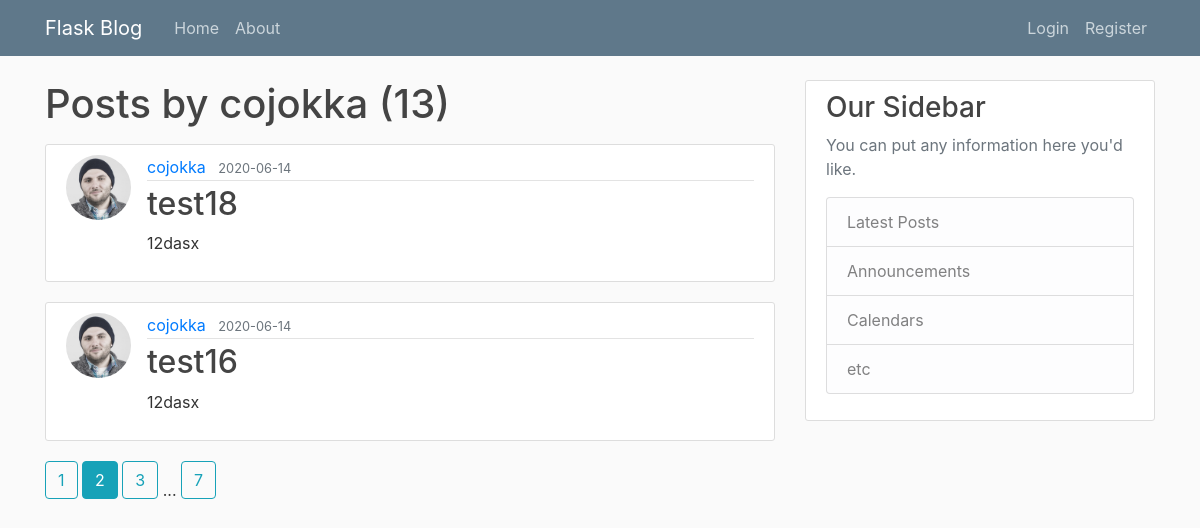
The app's page /user/cojokka?page=2 with its own data.
### flaskBlog/models.py (models this page shows, shortened)
class User(db.Model, UserMixin):
  id = db.Column(db.Integer, primary_key=True)
  username = db.Column(db.String(20), unique=True, nullable=False)
  email = db.Column(db.String(120), unique=True, nullable=False)
  image_file = db.Column(db.String(20), nullable=False, default='default.jpg')
  password = db.Column(db.String(60), nullable=False)
  posts = db.relationship('Post', backref='author', lazy=True)

class Post(db.Model):
  id = db.Column(db.Integer, primary_key=True)
  title = db.Column(db.String(100), nullable=False)
  date_posted = db.Column(db.DateTime, nullable=False, default=datetime.utcnow)
  content = db.Column(db.Text, nullable=False)
  user_id = db.Column(db.Integer, db.ForeignKey('user.id'), nullable=False)

### flaskBlog/routes.py (the view)
@app.route('/user/<string:username>')
def user_post(username):
  page = request.args.get('page', 1, type=int)
  user = User.query.filter_by(username=username).first_or_404()
  posts = Post.query.filter_by(author=user)\
    .order_by(Post.date_posted.desc())\
      .paginate(page=page, per_page=2)
  return render_template('user_post.html', posts=posts, user=user)

### flaskBlog/templates/user_post.html
{%extends 'layout.html'%}
  {% block content %}
  <h1 class="mb-3"> Posts by {{ user.username }} ({{ posts.total }})</h1>
  {% for post in posts.items %}
    <article class="media content-section">
      <img class="rounded-circle article-img" src="{{ url_for('static', filename='profile_pics/' + post.author.image_file) }}">
      <div class="media-body">
        <div class="article-metadata">
          <a class="mr-2" href="{{ url_for('user_post', username=post.author.username) }}">{{ post.author.username }}</a>
          <small class="text-muted">{{ post.date_posted.strftime('%Y-%m-%d') }}</small>
        </div>
        <h2><a class="article-title" href="{{ url_for('post', post_id=post.id)}}">{{ post.title }}</a></h2>
        <p class="article-content">{{ post.content }}</p>
      </div>
    </article>
  {% endfor %}
  {% for page_num in posts.iter_pages(left_edge=1, right_edge=1, left_current=1, right_current=2) %}
    {% if page_num %}
      {% if posts.page == page_num %}
        <a class="btn btn-info mb-4" href="{{ url_for('user_post', page=page_num, username=user.username) }}"> {{ page_num }}</a>
      {% else %}
        <a class="btn btn-outline-info mb-4" href="{{ url_for('user_post', page=page_num, username=user.username) }}"> {{ page_num }}</a>
      {% endif %}
    {% else %}
      ...
    {% endif %}
  {% endfor %}
  {% endblock content %}

### flaskBlog/static/main.css (style rules this page uses)
body { background: #fafafa; color: #333333; margin-top: 5rem; }
h1, h2, h3, h4, h5, h6 { color: #444444; }
.content-section { background: #ffffff; padding: 10px 20px; border: 1px solid #dddddd; border-radius: 3px; margin-bottom: 20px; }
.article-title { color: #444444; }
.article-content { white-space: pre-line; }
.article-img { height: 65px; width: 65px; margin-right: 16px; }
.article-metadata { padding-bottom: 1px; margin-bottom: 4px; border-bottom: 1px solid #e3e3e3 }

### records on screen
User: username "cojokka"
Post: image_file (placeholder picture), author.username "cojokka", date_posted "2020-06-14", title "test18", content "12dasx"
Post: image_file (placeholder picture), author.username "cojokka", date_posted "2020-06-14", title "test16", content "12dasx"

### other values on screen
{{ posts.total }} "13"
{{ page_num }} "1" "3" "7"
{{ page_num }} "2"
